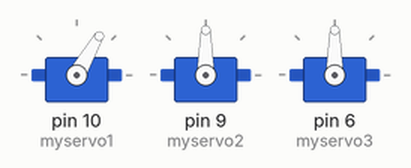
The sketch below on a simulated Arduino Uno, built with avr-gcc and run on an emulated ATmega328P. Shown: 3 × servo.

Above: at 0.05 s.
At 2.0 s:
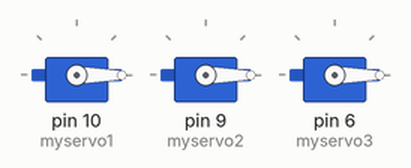
Timing chart, 0 to 4.6 s (numbered marks = the images above):
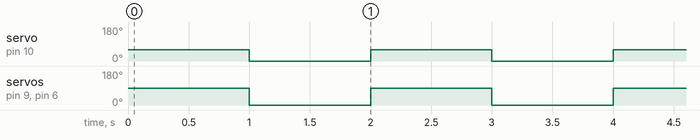

The sketch:

sketch_jun23b.ino
```cpp
#include <Servo.h>

Servo myservo1;
Servo myservo2;
Servo myservo3;

void setup() {
  int pos = 0 ;
  myservo1.attach(10);
  myservo2.attach(9);
  myservo3.attach(6);
}

void loop() {

    myservo1.write(60);
    myservo2.write(90);
    myservo3.write(90);
    delay(1000);


    myservo1.write(0);
    myservo2.write(0);
    myservo3.write(0);
    delay(1000);

}
```

Measured:
- by itself, servo on pin 10 (myservo1): alternates 60° for 1.0 s and 0° for 1.0 s
- by itself, servo on pin 9 (myservo2), servo on pin 6 (myservo3): alternates 90° for 1.0 s and 0° for 1.0 s
